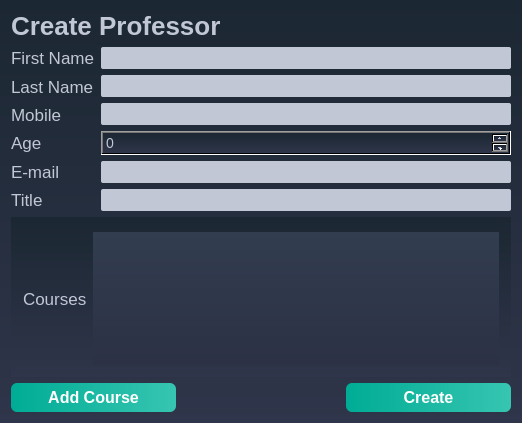
<?xml version="1.0" encoding="UTF-8"?>
<ui version="4.0">
 <class>CreateProfessor</class>
 <widget class="QDialog" name="CreateProfessor">
  <property name="geometry">
   <rect>
    <x>0</x>
    <y>0</y>
    <width>522</width>
    <height>423</height>
   </rect>
  </property>
  <property name="windowTitle">
   <string>Create Professor</string>
  </property>
  <property name="styleSheet">
   <string notr="true">/*-----QWidget-----*/
QWidget
{
	background-color: qlineargradient(spread:repeat, x1:1, y1:0, x2:1, y2:1, stop:0 rgba(27, 39, 50, 255),stop:1 rgba(47, 53, 74, 255));
	color: #000000;

}


/*-----QLabel-----*/
QLabel
{
	background-color: transparent;
	color: #c2c7d5;
	font-size: 17px;

}


/*-----QPushButton-----*/
QPushButton
{
	background-color: qlineargradient(spread:pad, x1:0, y1:0.511, x2:1, y2:0.511, stop:0 rgba(0, 172, 149, 255),stop:0.995192 rgba(54, 197, 177, 255));
	color: #fff;
	font-size: 16px;
	font-weight: bold;
	border: none;
	border-radius: 6px;
	padding: 5px;

horizontal stretch: expanding;

}


QPushButton::pressed
{
	background-color: qlineargradient(spread:pad, x1:0, y1:0.511, x2:1, y2:0.511, stop:0 rgba(0, 207, 179, 255),stop:1 rgba(70, 255, 230, 255));

}


/*-----QCheckBox-----*/
QCheckBox
{
	background-color: transparent;
	color: #fff;
	font-size: 10px;
	font-weight: bold;
	border: none;
	border-radius: 5px;

}


/*-----QCheckBox-----*/
QCheckBox::indicator
{
    color: #b1b1b1;
    background-color: #323232;
    border: 1px solid darkgray;
    width: 12px;
    height: 12px;

}


QCheckBox::indicator:checked
{
    image:url(&quot;./ressources/check.png&quot;);
	background-color: qlineargradient(spread:pad, x1:0, y1:0.511, x2:1, y2:0.511, stop:0 rgba(0, 172, 149, 255),stop:0.995192 rgba(54, 197, 177, 255));;
    border: 1px solid #607cff;

}


QCheckBox::indicator:unchecked:hover
{
    border: 1px solid #08b099;

}


QCheckBox::disabled
{
	color: #656565;

}


QCheckBox::indicator:disabled
{
	background-color: #656565;
	color: #656565;
    border: 1px solid #656565;

}


/*-----QLineEdit-----*/
QLineEdit
{
	background-color: #c2c7d5;
	color: #000;
	font-weight: bold;
	border: none;
	border-radius: 2px;
	padding: 3px;

}


/*-----QListView-----*/
QListView
{
	background-color: qlineargradient(spread:pad, x1:1, y1:0, x2:1, y2:1, stop:0 rgba(50, 61, 80, 255),stop:1 rgba(44, 49, 69, 255));
	color: #fff;
	font-size: 12px;
	font-weight: bold;
	border: 1px solid #191919;
	show-decoration-selected: 0;

}


QListView::item
{
	color: #31cecb;
	background-color: #454e5e;
	border: none;
	padding: 5px;
	border-radius: 0px;
	padding-left : 10px;
	height: 42px;

}

QListView::item:selected
{
	color: #31cecb;
	background-color: #454e5e;

}


QListView::item:!selected
{
	color:white;
	background-color: transparent;
	border: none;
	padding-left : 10px;

}


QListView::item:!selected:hover
{
	color: #bbbcba;
	background-color: #454e5e;
	border: none;
	padding-left : 10px;

}


/*-----QTreeView-----*/
QTreeView 
{
	background-color: #232939;
	show-decoration-selected: 0;
	color: #c2c8d7;

}


QTreeView::item 
{
	border-top-color: transparent;
	border-bottom-color: transparent;

}


QTreeView::item:hover 
{
	background-color: #606060;
	color: #fff;

}


QTreeView::item:selected 
{
	background-color: #0ab19a;
	color: #fff;

}


QTreeView::item:selected:active
{
	background-color: #0ab19a;
	color: #fff;

}


QTreeView::branch:has-children:!has-siblings:closed,
QTreeView::branch:closed:has-children:has-siblings 
{
	image: url(://tree-closed.png);

}

QTreeView::branch:open:has-children:!has-siblings,
QTreeView::branch:open:has-children:has-siblings  
{
	image: url(://tree-open.png);

}


/*-----QTableView &amp; QTableWidget-----*/
QTableView
{
    background-color: #232939;
	border: 1px solid gray;
    color: #f0f0f0;
    gridline-color: #232939;
    outline : 0;

}


QTableView::disabled
{
    background-color: #242526;
    border: 1px solid #32414B;
    color: #656565;
    gridline-color: #656565;
    outline : 0;

}


QTableView::item:hover 
{
    background-color: #606060;
    color: #f0f0f0;

}


QTableView::item:selected 
{
	background-color: #0ab19a;
    color: #F0F0F0;

}


QTableView::item:selected:disabled
{
    background-color: #1a1b1c;
    border: 2px solid #525251;
    color: #656565;

}


QTableCornerButton::section
{
	background-color: #343a49;
    color: #fff;

}


QHeaderView::section
{
	color: #fff;
	border-top: 0px;
	border-bottom: 1px solid gray;
	border-right: 1px solid gray;
	background-color: #343a49;
    margin-top:1px;
	margin-bottom:1px;
	padding: 5px;

}


QHeaderView::section:disabled
{
    background-color: #525251;
    color: #656565;

}


QHeaderView::section:checked
{
    color: #fff;
    background-color: #0ab19a;

}


QHeaderView::section:checked:disabled
{
    color: #656565;
    background-color: #525251;

}


QHeaderView::section::vertical::first,
QHeaderView::section::vertical::only-one
{
    border-top: 1px solid #353635;

}


QHeaderView::section::vertical
{
    border-top: 1px solid #353635;

}


QHeaderView::section::horizontal::first,
QHeaderView::section::horizontal::only-one
{
    border-left: 1px solid #353635;

}


QHeaderView::section::horizontal
{
    border-left: 1px solid #353635;

}


/*-----QScrollBar-----*/
QScrollBar:horizontal 
{
    background-color: transparent;
    height: 8px;
    margin: 0px;
    padding: 0px;

}


QScrollBar::handle:horizontal 
{
    border: none;
	min-width: 100px;
    background-color: #56576c;

}


QScrollBar::add-line:horizontal, 
QScrollBar::sub-line:horizontal,
QScrollBar::add-page:horizontal, 
QScrollBar::sub-page:horizontal 
{
    width: 0px;
    background-color: transparent;

}


QScrollBar:vertical 
{
    background-color: transparent;
    width: 8px;
    margin: 0;

}


QScrollBar::handle:vertical 
{
    border: none;
	min-height: 100px;
    background-color: #56576c;

}


QScrollBar::add-line:vertical, 
QScrollBar::sub-line:vertical,
QScrollBar::add-page:vertical, 
QScrollBar::sub-page:vertical 
{
    height: 0px;
    background-color: transparent;

}

QComboBox
{
color:#c2c7d5;
}

QSpinBox{
color:#c2c7d5;

	font-size: 14px;
}
</string>
  </property>
  <layout class="QVBoxLayout" name="verticalLayout_3">
   <item>
    <widget class="QLabel" name="label_8">
     <property name="font">
      <font>
       <pointsize>-1</pointsize>
       <bold>true</bold>
      </font>
     </property>
     <property name="styleSheet">
      <string notr="true">	font-size: 26px;</string>
     </property>
     <property name="text">
      <string>Create Professor</string>
     </property>
    </widget>
   </item>
   <item>
    <layout class="QHBoxLayout" name="horizontalLayout">
     <item>
      <layout class="QVBoxLayout" name="verticalLayout_2">
       <item>
        <widget class="QLabel" name="label">
         <property name="text">
          <string>First Name</string>
         </property>
        </widget>
       </item>
       <item>
        <widget class="QLabel" name="label_2">
         <property name="text">
          <string>Last Name</string>
         </property>
        </widget>
       </item>
       <item>
        <widget class="QLabel" name="label_4">
         <property name="text">
          <string>Mobile</string>
         </property>
        </widget>
       </item>
       <item>
        <widget class="QLabel" name="label_3">
         <property name="text">
          <string>Age</string>
         </property>
        </widget>
       </item>
       <item>
        <widget class="QLabel" name="label_5">
         <property name="text">
          <string>E-mail</string>
         </property>
        </widget>
       </item>
       <item>
        <widget class="QLabel" name="label_6">
         <property name="text">
          <string>Title</string>
         </property>
        </widget>
       </item>
      </layout>
     </item>
     <item>
      <layout class="QVBoxLayout" name="verticalLayout">
       <item>
        <widget class="QLineEdit" name="lineEditFirstName"/>
       </item>
       <item>
        <widget class="QLineEdit" name="lineEditLastName"/>
       </item>
       <item>
        <widget class="QLineEdit" name="lineEditMobile"/>
       </item>
       <item>
        <widget class="QSpinBox" name="spinBoxAge">
         <property name="sizePolicy">
          <sizepolicy hsizetype="Expanding" vsizetype="Fixed">
           <horstretch>0</horstretch>
           <verstretch>0</verstretch>
          </sizepolicy>
         </property>
        </widget>
       </item>
       <item>
        <widget class="QLineEdit" name="lineEditEmail"/>
       </item>
       <item>
        <widget class="QLineEdit" name="lineEditTitle"/>
       </item>
      </layout>
     </item>
    </layout>
   </item>
   <item>
    <widget class="QGroupBox" name="groupBox">
     <property name="sizePolicy">
      <sizepolicy hsizetype="Minimum" vsizetype="Maximum">
       <horstretch>123</horstretch>
       <verstretch>0</verstretch>
      </sizepolicy>
     </property>
     <property name="styleSheet">
      <string notr="true">Border: white
</string>
     </property>
     <property name="title">
      <string/>
     </property>
     <layout class="QVBoxLayout" name="verticalLayout_4">
      <item>
       <layout class="QHBoxLayout" name="horizontalLayout_8">
        <item>
         <widget class="QLabel" name="label_7">
          <property name="text">
           <string>Courses</string>
          </property>
         </widget>
        </item>
        <item>
         <widget class="QListWidget" name="listWidget"/>
        </item>
       </layout>
      </item>
     </layout>
    </widget>
   </item>
   <item>
    <layout class="QHBoxLayout" name="horizontalLayout_7">
     <item>
      <widget class="QPushButton" name="pushButton_2">
       <property name="sizePolicy">
        <sizepolicy hsizetype="Expanding" vsizetype="Fixed">
         <horstretch>0</horstretch>
         <verstretch>0</verstretch>
        </sizepolicy>
       </property>
       <property name="text">
        <string>Add Course</string>
       </property>
      </widget>
     </item>
     <item>
      <spacer name="horizontalSpacer">
       <property name="orientation">
        <enum>Qt::Horizontal</enum>
       </property>
       <property name="sizeHint" stdset="0">
        <size>
         <width>40</width>
         <height>20</height>
        </size>
       </property>
      </spacer>
     </item>
     <item>
      <widget class="QPushButton" name="pushButton">
       <property name="sizePolicy">
        <sizepolicy hsizetype="Expanding" vsizetype="Maximum">
         <horstretch>0</horstretch>
         <verstretch>0</verstretch>
        </sizepolicy>
       </property>
       <property name="text">
        <string>Create</string>
       </property>
      </widget>
     </item>
    </layout>
   </item>
  </layout>
 </widget>
 <resources/>
 <connections/>
</ui>
